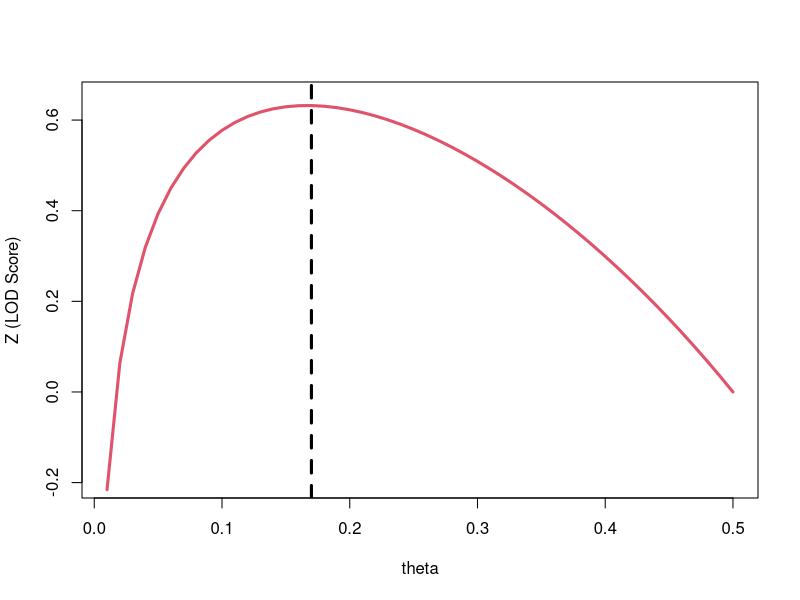
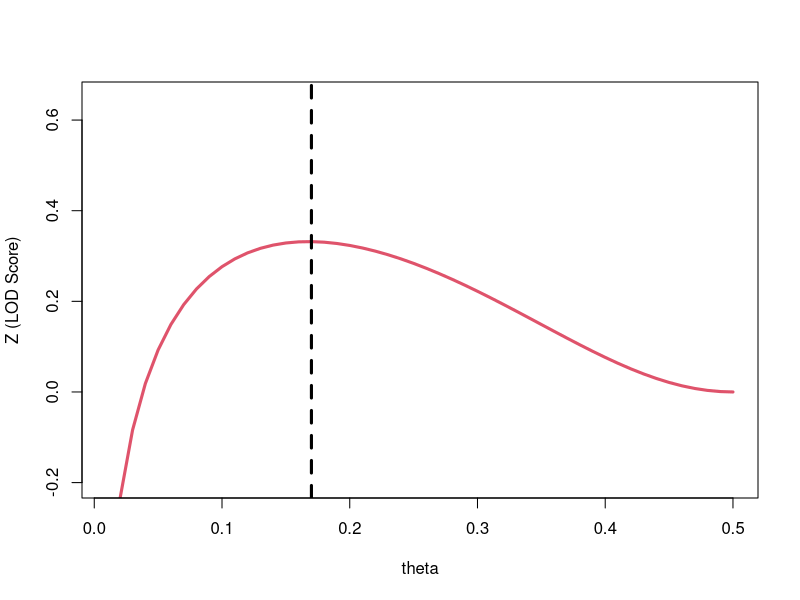

Write the R code that produced these figures, in order.
## ---- chunk 1
#set a range of recombination probabilities (randing from 0 to 0.5) for which we want to calculate the likelihood
theta <- seq(0, 0.5, by=0.01)

#calculate the LOD score for a single recombinant and 5 nonrecombinant
z <- log10(theta^1*(1-theta)^5/(0.5)^6)

#plot LOD scores as a function of theta.  Don't include the lod score for theta = 0, which is infinity 
plot(theta[-1],z[-1], type="l", lwd=3, xlab="theta", ylab="Z (LOD Score)", col=2, ylim=c(-0.2,0.65))

#get the value of theta that corresponds to the maximal likelihood value by indexing
y <- theta[z==max(z)]

#add line at the maximal likelihood value
abline(v=y, lty=2, lwd=3)

#print the maximal likelihood value to the terminal
print(max(z))

## ---- chunk 2
#set a range of recombination probabilities (randing from 0 to 0.5) for which we want to calculate the likelihood
theta <- seq(0, 0.5, by=0.01)

#calculate the LOD score for a single recombinant and 5 nonrecombinant
z.2 <- log10(0.5*(theta^1*(1-theta)^5/(0.5)^6) + 0.5*(theta^5*(1-theta)^1/(0.5)^6)) 

#plot LOD scores as a function of theta.  Don't include the lod score for theta = 0, which is infinity 
plot(theta[-1],z.2[-1], type="l", lwd=3, xlab="theta", ylab="Z (LOD Score)", col=2, ylim=c(-0.2,0.65))

#get the value of theta that corresponds to the maximal likelihood value by indexing
y.1 <- theta[z.2==max(z.2)]

#add line at the maximal likelihood value
abline(v=y.1, lty=2, lwd=3)

#print the maximal likelihood value to the terminal
print(max(z.2))

